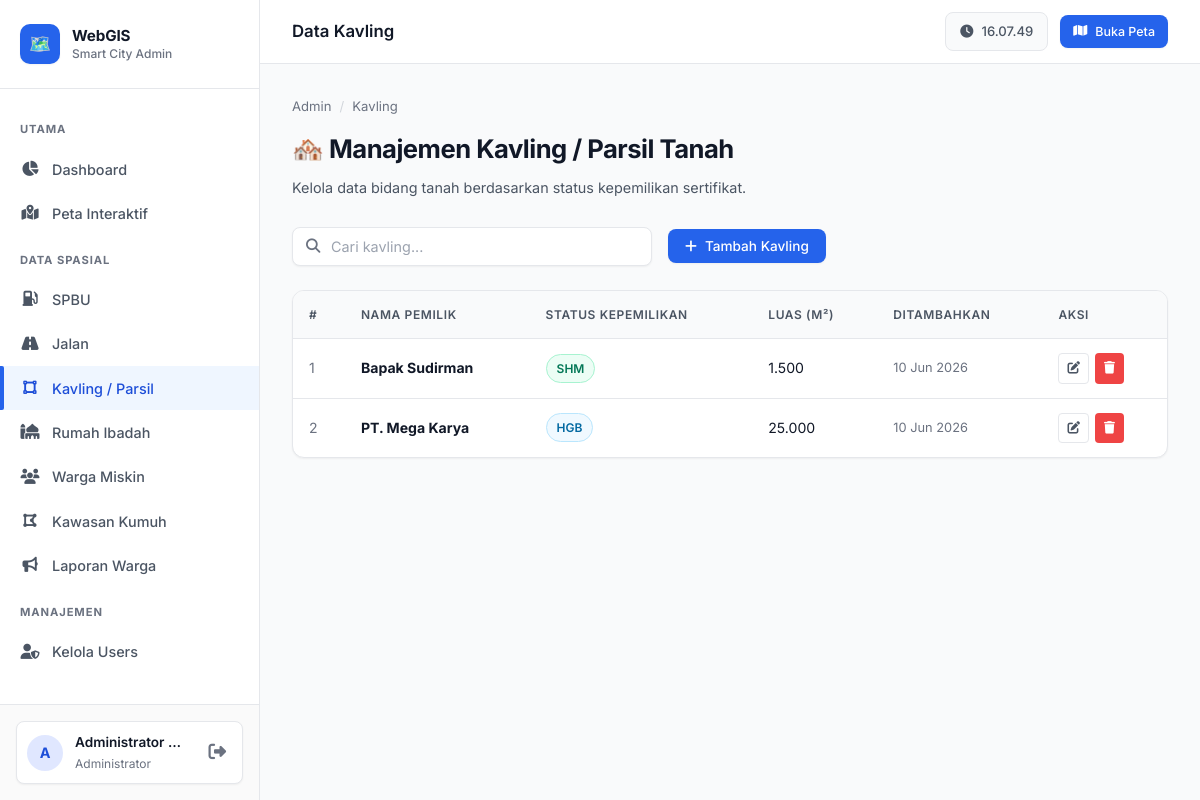
Page /project_final/admin/data_kavling.php (signed in) on the committed database.
### tables this page shows
CREATE TABLE kavling (
    id INT AUTO_INCREMENT PRIMARY KEY,
    nama_pemilik VARCHAR(100) NOT NULL,
    status_kepemilikan VARCHAR(50) NOT NULL,
    luas DECIMAL(10,2) DEFAULT NULL,
    geom GEOMETRY NOT NULL,
    created_at TIMESTAMP NOT NULL DEFAULT CURRENT_TIMESTAMP,
    SPATIAL INDEX idx_kavling_geom (geom)
);

### project_final/admin/data_kavling.php (the view, shortened to what this page needs)
<?php
$pdo = Database::getConnection();
$rows = $pdo->query("SELECT id,nama_pemilik,status_kepemilikan,luas,created_at FROM kavling ORDER BY id DESC")->fetchAll();
require_once __DIR__ . '/partials/header.php';
$statusColors = ['SHM'=>'badge-success','HGB'=>'badge-info','HGU'=>'badge-warning','HP'=>'badge-primary'];
$statusFull = ['SHM'=>'Sertifikat Hak Milik','HGB'=>'Hak Guna Bangunan','HGU'=>'Hak Guna Usaha','HP'=>'Hak Pakai'];
?>
<div class="page-header">
    <div class="breadcrumb"><span>Admin</span><span class="sep">/</span><span>Kavling</span></div>
    <h1>🏘️ Manajemen Kavling / Parsil Tanah</h1>
    <p>Kelola data bidang tanah berdasarkan status kepemilikan sertifikat.</p>
</div>
<div class="page-toolbar">
    <div class="search-box"><i class="fas fa-search search-icon"></i><input type="text" id="searchInput" placeholder="Cari kavling..." oninput="filterTable('searchInput','kavTable')"></div>
    <button class="btn btn-primary" onclick="openModal('modalTambah')"><i class="fas fa-plus"></i> Tambah Kavling</button>
</div>
<div class="table-wrap">
<table class="data-table" id="kavTable">
    <thead><tr><th>#</th><th>Nama Pemilik</th><th>Status Kepemilikan</th><th>Luas (m²)</th><th>Ditambahkan</th><th>Aksi</th></tr></thead>
    <tbody>
    <?php foreach($rows as $i=>$r): $sk=$r['status_kepemilikan']; ?>
    <tr>
        <td style="color:var(--text-muted)"><?=$i+1?></td>
        <td><strong><?=htmlspecialchars($r['nama_pemilik'])?></strong></td>
        <td><span class="badge <?=$statusColors[$sk]??'badge-primary'?>" title="<?=$statusFull[$sk]??$sk?>"><?=$sk?></span></td>
        <td><?=$r['luas'] ? number_format($r['luas'],0,',','.') : '-'?></td>
        <td style="color:var(--text-muted);font-size:0.8rem;"><?=date('d M Y',strtotime($r['created_at']))?></td>
        <td><div class="actions">
            <button class="btn btn-ghost btn-sm btn-icon" onclick="editRow(<?=htmlspecialchars(json_encode($r))?>)"><i class="fas fa-edit"></i></button>
            <button class="btn btn-danger btn-sm btn-icon" onclick="hapus(<?=$r['id']?>,'<?=addslashes($r['nama_pemilik'])?>')"><i class="fas fa-trash"></i></button>
        </div></td>
    </tr>
    <?php endforeach; ?>
    </tbody>
</table></div>
<?php require_once __DIR__ . '/partials/footer.php'; ?>

### project_final/assets/css/main.css (style rules this page uses)
:root { --primary: #2563EB; --primary-light: #3B82F6; --primary-dark: #1D4ED8; --accent: #10B981; --danger: #EF4444; --warning: #F59E0B; --info: #0EA5E9; --bg-base: #F9FAFB; --bg-surface: #FFFFFF; --bg-elevated: #FFFFFF; --bg-card: #FFFFFF; --border-light: #E5E7EB; --border-hover: #D1D5DB; --text-primary: #111827; --text-secondary: #4B5563; --text-muted: #6B7280; --sidebar-w: 260px; --sidebar-bg: #FFFFFF; --sidebar-border: #E5E7EB; --radius-sm: 4px; --radius-md: 8px; --radius-lg: 12px; --radius-xl: 16px; --shadow-sm: 0 1px 2px 0 rgba(0, 0, 0, 0.05); --shadow-md: 0 4px 6px -1px rgba(0, 0, 0, 0.1), 0 2px 4px -1px rgba(0, 0, 0, 0.06); --shadow-lg: 0 10px 15px -3px rgba(0, 0, 0, 0.1), 0 4px 6px -2px rgba(0, 0, 0, 0.05); --transition: all 0.2s ease-in-out; }
*, *::before, *::after { box-sizing: border-box; margin: 0; padding: 0; }
html { scroll-behavior: smooth; }
body { font-family: 'Inter', sans-serif; background: var(--bg-base); color: var(--text-primary); font-size: 14px; line-height: 1.6; min-height: 100vh; -webkit-font-smoothing: antialiased; }
.btn { display: inline-flex; align-items: center; gap: 8px; padding: 8px 16px; border-radius: var(--radius-md); border: 1px solid transparent; font-size: 0.85rem; font-weight: 500; font-family: 'Inter', sans-serif; cursor: pointer; transition: var(--transition); white-space: nowrap; outline: none; }
.btn-primary { background: var(--primary); color: #fff; box-shadow: var(--shadow-sm); }
.btn-danger { background: var(--danger); color: #fff; }
.btn-ghost { background: transparent; border: 1px solid var(--border-light); color: var(--text-secondary); }
.btn-sm { padding: 6px 12px; font-size: 0.78rem; }
.btn-icon { padding: 8px; border-radius: var(--radius-sm); }
.badge { display: inline-flex; align-items: center; padding: 4px 10px; border-radius: var(--radius-xl); font-size: 0.75rem; font-weight: 600; }
.badge-success { background: #ECFDF5; color: #047857; border: 1px solid #A7F3D0; }
.badge-info { background: #F0F9FF; color: #0369A1; border: 1px solid #BAE6FD; }
.table-wrap { overflow-x: auto; border-radius: var(--radius-lg); border: 1px solid var(--border-light); background: var(--bg-surface); box-shadow: var(--shadow-sm); }
.data-table { width: 100%; border-collapse: collapse; font-size: 0.88rem; }
.data-table thead th { background: #F9FAFB; padding: 14px 16px; text-align: left; font-size: 0.75rem; font-weight: 600; color: var(--text-secondary); text-transform: uppercase; letter-spacing: 0.05em; white-space: nowrap; border-bottom: 1px solid var(--border-light); }
.data-table tbody tr { border-bottom: 1px solid var(--border-light); transition: background 0.15s; }
.data-table tbody tr:last-child { border-bottom: none; }
.data-table td { padding: 14px 16px; color: var(--text-primary); vertical-align: middle; }
.data-table .actions { display: flex; gap: 6px; }
.page-header { margin-bottom: 28px; }
.page-header h1 { font-size: 1.6rem; font-weight: 700; color: var(--text-primary); letter-spacing: -0.02em; }
.page-header p { color: var(--text-secondary); margin-top: 6px; font-size: 0.9rem; }
.page-header .breadcrumb { display: flex; gap: 8px; align-items: center; font-size: 0.82rem; color: var(--text-muted); margin-bottom: 12px; }
.page-header .breadcrumb .sep { color: #D1D5DB; }

### project_final/assets/css/admin.css (style rules this page uses)
body.admin-page { display: flex; min-height: 100vh; background: var(--bg-base); }
.page-toolbar { display: flex; align-items: center; gap: 16px; margin-bottom: 24px; flex-wrap: wrap; }
.page-toolbar .search-box { flex: 1; min-width: 250px; max-width: 360px; position: relative; }
.search-box .search-icon { position: absolute; left: 14px; top: 50%; transform: translateY(-50%); color: var(--text-muted); font-size: 0.9rem; }
.search-box input { width: 100%; padding: 10px 14px 10px 38px; background: #FFFFFF; border: 1px solid var(--border-light); border-radius: var(--radius-md); color: var(--text-primary); font-size: 0.9rem; outline: none; transition: var(--transition); font-family: 'Inter', sans-serif; box-shadow: var(--shadow-sm); }
.search-box input::placeholder { color: #9CA3AF; }

### rows in the picture
kavling: nama_pemilik "Bapak Sudirman", status_kepemilikan "SHM", luas "1.500", created_at "10 Jun 2026"
kavling: nama_pemilik "PT. Mega Karya", status_kepemilikan "HGB", luas "25.000", created_at "10 Jun 2026"

### other values in the picture
$initial "A"
$user['nama_lengkap'] ?: $user['username'] "Administrator…"
$pageTitle "Data Kavling"
